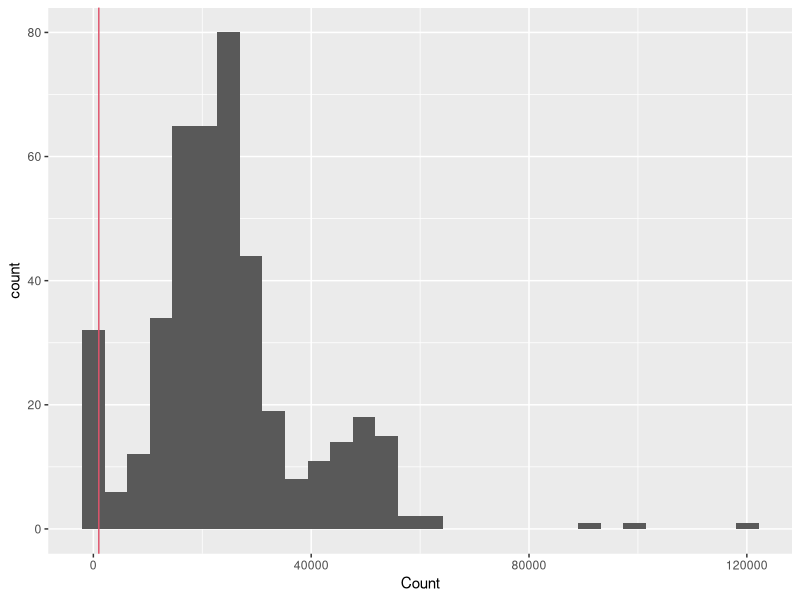
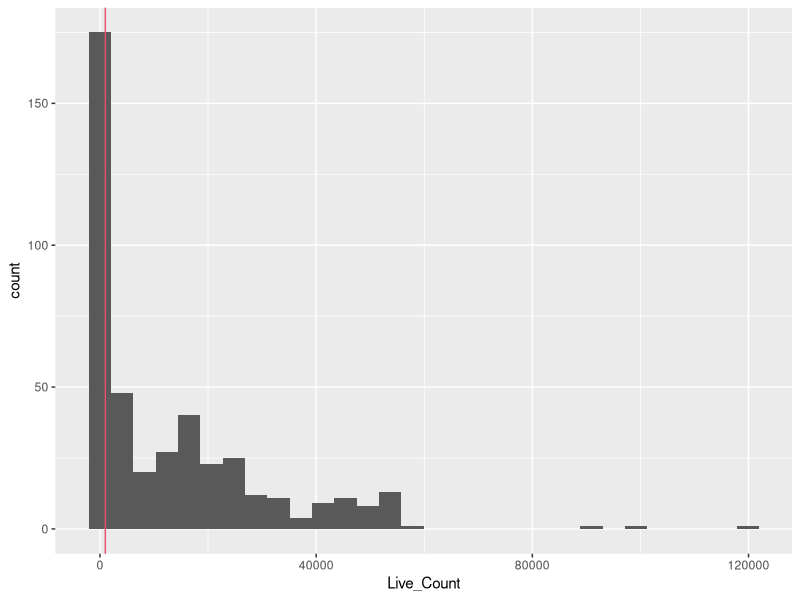
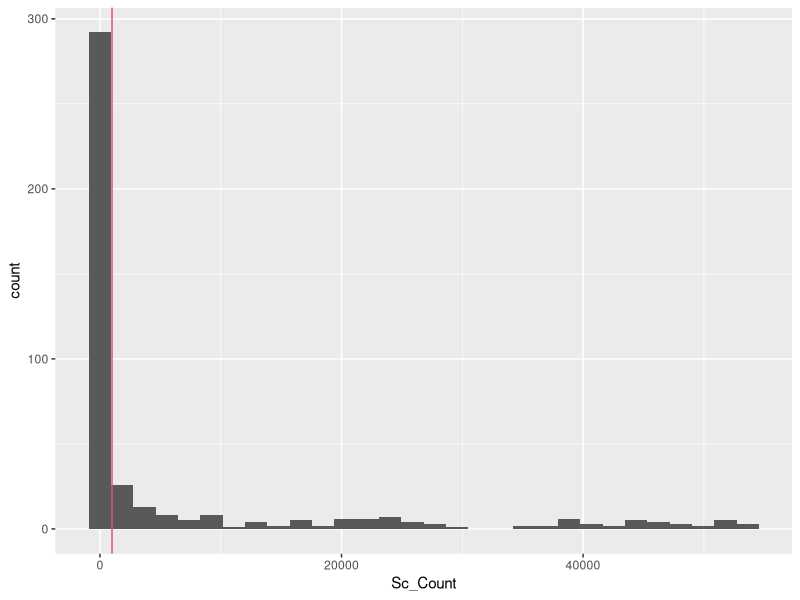
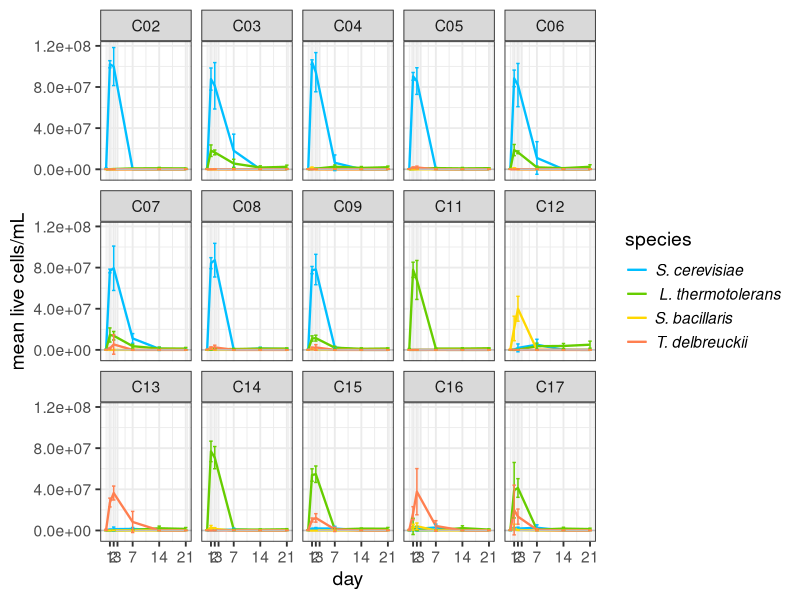
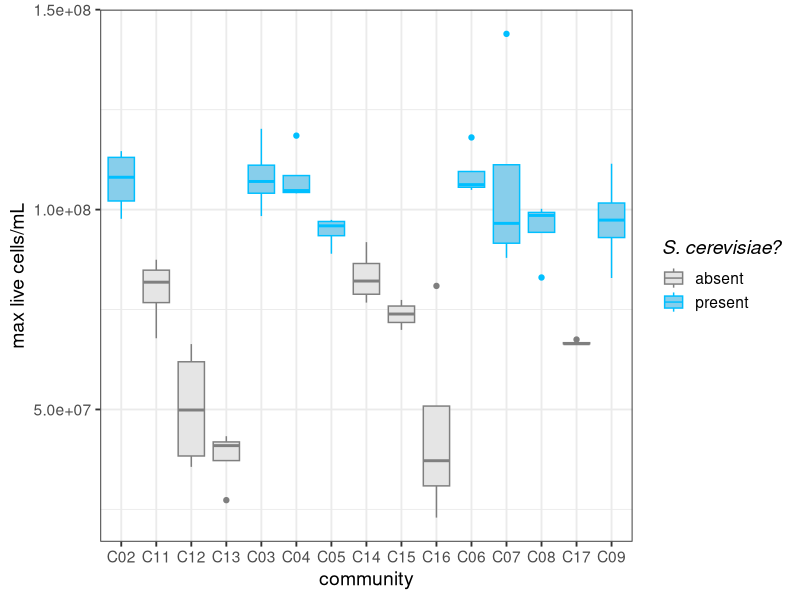
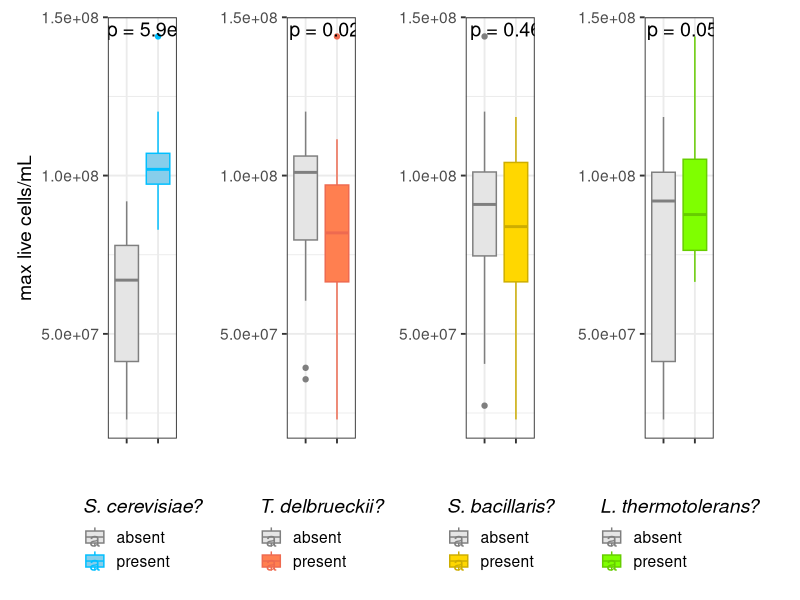
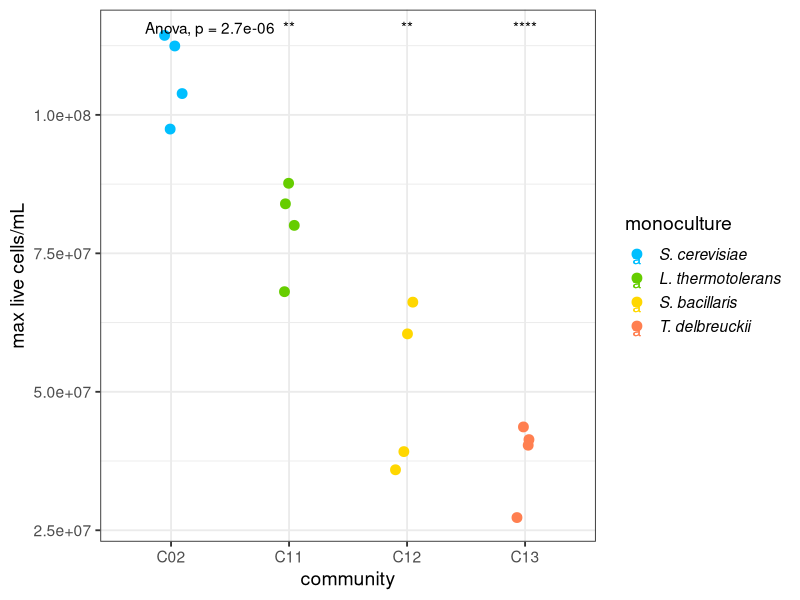

Here is the R script that generated these plots, in order: (Note: this script raises an error after producing the figures.)

##############################################################################################################
library(readxl)
library(tidyverse)
library(dplyr)
library(tidyr)
library(ggplot2)
library(car) # for ANOVAs
library(lme4) # for ANOVAs
library(vegan) #for posthoc 
library(emmeans) #for posthoc
library(patchwork)#for combining plots
library(ggpubr) # for t-test p-values on plots


# Loading and transforming data #####
# remember to rename top of columns in excel file (DONE)
setwd("")

# until script line 160 is data import
#round 1 import
day00.1 <- readxl::read_xlsx(path="cytometer_raw_EXCEL.xlsx", sheet = "r1_d00") 
day00.1 <- day00.1 %>%
  mutate(day = "d00") %>%
  mutate(round = "r01")

day01.1 <- readxl::read_xlsx(path="cytometer_raw_EXCEL.xlsx", sheet = "r1_d01") 
day01.1 <- day01.1 %>%
  mutate(day = "d01") %>%
  mutate(round = "r01")

day02.1 <- readxl::read_xlsx(path="cytometer_raw_EXCEL.xlsx", sheet = "r1_d02") 
day02.1 <- day02.1 %>%
  mutate(day = "d02") %>%
  mutate(round = "r01")
  
day07.1 <- readxl::read_xlsx(path="cytometer_raw_EXCEL.xlsx", "r1_d07")
day07.1 <- day07.1 %>%
  mutate(day = "d07") %>%
  mutate(round = "r01")

day14.1 <- readxl::read_xlsx(path="cytometer_raw_EXCEL.xlsx", sheet = "r1_d14")
day14.1 <- day14.1 %>%
  mutate(day = "d14") %>%
  mutate(round = "r01")

day21.1 <- readxl::read_xlsx(path="cytometer_raw_EXCEL.xlsx", sheet = "r1_d21")
day21.1 <- day21.1 %>%
  mutate(day = "d21") %>%
  mutate(round = "r01")


#round 2 import
day00.2 <- readxl::read_xlsx(path="cytometer_raw_EXCEL.xlsx", sheet = "r2_d00") 
day00.2 <- day00.2 %>%
  mutate(day = "d00") %>%
  mutate(round = "r02")

day01.2 <- readxl::read_xlsx(path="cytometer_raw_EXCEL.xlsx", sheet = "r2_d01") 
day01.2 <- day01.2 %>%
  mutate(day = "d01") %>%
  mutate(round = "r02")

day02.2 <- readxl::read_xlsx(path="cytometer_raw_EXCEL.xlsx", sheet = "r2_d02") 
day02.2 <- day02.2 %>%
  mutate(day = "d02") %>%
  mutate(round = "r02")

day07.2 <- readxl::read_xlsx(path="cytometer_raw_EXCEL.xlsx", "r2_d07")
day07.2 <- day07.2 %>%
  mutate(day = "d07") %>%
  mutate(round = "r02")

day14.2 <- readxl::read_xlsx(path="cytometer_raw_EXCEL.xlsx", sheet = "r2_d14")
day14.2 <- day14.2 %>%
  mutate(day = "d14") %>%
  mutate(round = "r02")

day21.2 <- readxl::read_xlsx(path="cytometer_raw_EXCEL.xlsx", sheet = "r2_d21")
day21.2 <- day21.2 %>%
  mutate(day = "d21") %>%
  mutate(round = "r02")


#round 3 import
day00.3 <- readxl::read_xlsx(path="cytometer_raw_EXCEL.xlsx", sheet = "r3_d00")
day00.3 <- day00.3 %>%
  mutate(day = "d00") %>%
  mutate(round = "r03")

day01.3 <- readxl::read_xlsx(path="cytometer_raw_EXCEL.xlsx", sheet = "r3_d01")
day01.3 <- day01.3 %>%
  mutate(day = "d01") %>%
  mutate(round = "r03")

day02.3 <- readxl::read_xlsx(path="cytometer_raw_EXCEL.xlsx", sheet = "r3_d02")
day02.3 <- day02.3 %>%
  mutate(day = "d02") %>%
  mutate(round = "r03")

day07.3 <- readxl::read_xlsx(path="cytometer_raw_EXCEL.xlsx", "r3_d07")
day07.3 <- day07.3 %>%
  mutate(day = "d07") %>%
  mutate(round = "r03")

day14.3 <- readxl::read_xlsx(path="cytometer_raw_EXCEL.xlsx", sheet = "r3_d14")
day14.3 <- day14.3 %>%
  mutate(day = "d14") %>%
  mutate(round = "r03")

day21.3 <- readxl::read_xlsx(path="cytometer_raw_EXCEL.xlsx", sheet = "r3_d21")
day21.3 <- day21.3 %>%
  mutate(day = "d21") %>%
  mutate(round = "r03")


#round 4 import
day00.4 <- readxl::read_xlsx(path="cytometer_raw_EXCEL.xlsx", sheet = "r4_d00")
day00.4 <- day00.4 %>%
  mutate(day = "d00") %>%
  mutate(round = "r04")

day01.4 <- readxl::read_xlsx(path="cytometer_raw_EXCEL.xlsx", sheet = "r4_d01")
day01.4 <- day01.4 %>%
  mutate(day = "d01") %>%
  mutate(round = "r04")

day02.4 <- readxl::read_xlsx(path="cytometer_raw_EXCEL.xlsx", sheet = "r4_d02")
day02.4 <- day02.4 %>%
  mutate(day = "d02") %>%
  mutate(round = "r04")

day07.4 <- readxl::read_xlsx(path="cytometer_raw_EXCEL.xlsx", "r3_d07")
day07.4 <- day07.4 %>%
  mutate(day = "d07") %>%
  mutate(round = "r04")

day14.4 <- readxl::read_xlsx(path="cytometer_raw_EXCEL.xlsx", sheet = "r4_d14")
day14.4 <- day14.4 %>%
  mutate(day = "d14") %>%
  mutate(round = "r04")

day21.4 <- readxl::read_xlsx(path="cytometer_raw_EXCEL.xlsx", sheet = "r4_d21")
day21.4 <- day21.4 %>%
  mutate(day = "d21") %>%
  mutate(round = "r04")

# combine all dataframes together
mydata <- rbind(day00.1, day01.1, day02.1, day07.1, day14.1, day21.1, 
                day00.2, day01.2, day02.2, day07.2, day14.2, day21.2,
                day00.3, day01.3, day02.3, day07.3, day14.3, day21.3,
                day00.4, day01.4, day02.4, day07.4, day14.4, day21.4 )


# transformation of the table
vec <- which(!is.na(mydata$parameter1))
for(i in 1:(length(vec))){
  val1 <- vec[i]
  val2 <- (vec[i+1])-1
  
  if(i == length(vec)){
    mydata$parameter1[val1:nrow(mydata)] <- mydata$parameter1[val1]
  }else{
    mydata$parameter1[val1:val2] <- mydata$parameter1[val1]
  }
}


vec2 <- which(!is.na(mydata$parameter2))
for(i in 1:(length(vec2))){
  val1 <- vec2[i]
  val2 <- (vec2[i+1])-1
  
  if(i == length(vec2)){
    mydata$parameter2[val1:nrow(mydata)] <- mydata$parameter2[val1]
  }else{
    mydata$parameter2[val1:val2] <- mydata$parameter2[val1]
  }
}


vec3 <- which(!is.na(mydata$groups))
for(i in 1:(length(vec3))){
  val1 <- vec3[i]
  val2 <- (vec3[i+1])-1
  
  if(i == length(vec3)){
    mydata$groups[val1:nrow(mydata)] <- mydata$groups[val1]
  }else{
    mydata$groups[val1:val2] <- mydata$groups[val1]
  }
}

vec4 <- which(!is.na(mydata$gates))
for(i in 1:(length(vec4))){
  val1 <- vec4[i]
  val2 <- (vec4[i+1])-1
  
  if(i == length(vec4)){
    mydata$gates[val1:nrow(mydata)] <- mydata$gates[val1]
  }else{
    mydata$gates[val1:val2] <- mydata$gates[val1]
  }
}

mytidy <- mydata %>% slice(6:n())

#remove junk rows & repeat columns
myclean <- mytidy %>%
  filter(Sample != "Sample") %>%
  filter(Group != "NA") %>% 
  select(-c("Group", "Workspace", "Autogate Status" ))#check that it is all "Group" workspace 

#renaming things
myclean <- myclean %>% 
  mutate(gates = str_replace(gates,  "Gate: Bb", "Bb")) %>%  
  mutate(gates = str_replace(gates,  "Gate: Brett?", "Brett")) %>%  
  mutate(gates = str_replace(gates,  "Gate: Live", "Live")) %>%
  mutate(gates = str_replace(gates,  "Gate: Dead", "Dead")) %>%
  mutate(gates = str_replace(gates,  "Gate: All Events", "All Events")) %>%
  mutate(gates = str_replace(gates,  "Gate: Noise", "Noise")) %>%
  mutate(gates = str_replace(gates,  "Gate: Lt - mCh", "Lt")) %>%
  mutate(gates = str_replace(gates,  "Gate: Sb/Td - GFP/mCit", "Sb/Td")) %>%
  # mutate(gates = str_replace(gates,  "Gate: Sc BC3 - mCit+mCh", "Sc")) %>% #wont work :()
  mutate(gates = str_replace(gates,  "Gate: LpSyto9", "Lp")) %>%
  mutate(gates = str_replace(gates,  "Gate: Levures", "Levures")) %>%
  mutate(gates = str_replace(gates,  "Gate: Sb", "Sb")) %>%
  mutate(gates = str_replace(gates,  "Gate: Td", "Td")) 

#fix long names
myclean$parameter1 <- gsub(".*X Parameter: ","", myclean$parameter1) 
myclean$parameter2 <- gsub(".*Y Parameter: ","", myclean$parameter2) 
myclean$gates <- gsub(".*mCh","Sc", myclean$gates) #won't work above, so will change here
myclean$groups <- gsub(".*Group: ","", myclean$groups) 

# make numeric
myclean$Count <- as.numeric(myclean$Count)
myclean$Concentration <- as.numeric(myclean$Concentration)
myclean$`%Total` <- as.numeric(myclean$`%Total`)
myclean$`%Gated` <- as.numeric(myclean$`%Gated`)

#myclean$Sample[myclean$Sample == "D9"] <- "C01"
# write_csv(myclean, "myclean.csv")

# check for weird to remove
unique(myclean$gates) # list all gate options (weird to maybe remove? = Gate: R1, Brett?, Noise? )
unique(myclean$Sample) # check for weird things (currently to remove ="C01(1)", "D09", "F9", "C10_2")
unique(myclean$groups) 

# need to try and remove junk values 
myclean <- myclean %>% 
  filter(Sample != "C01(1)") %>% 
  filter(Sample != "D9") %>% 
  filter(Sample != "F9") %>% 
  filter(Sample != "C10_2")
unique(myclean$Sample) # check again 


## Select for total yeast #######
my_Total_population <- myclean %>%
  filter(parameter1 == "FSC-A") %>%
  filter(parameter2 == "SSC-A") %>%
  filter(gates == "Levures") %>%
  filter(groups == "IP") %>%
  mutate(type = "Total_population") %>%
  select(-parameter1, -parameter2,-gates, -groups,-Gate) %>%
  rename("Total_Concentration" = Concentration)

#table(my_Total_population$Sample, my_Total_population$day)

my_Total_population %>%
  # filter(Count > 1000) %>%
  ggplot(aes(x = Count)) +
  geom_histogram() +
  geom_vline(xintercept = 1000, col = 2)


## Live cells concentration ####
my_live_population <- myclean %>%
  filter(parameter1 == "BL3-H") %>%
  filter(parameter2 == "SSC-H") %>%
  filter(gates == "Live") %>%
  filter(groups == "IP") %>%
  mutate(type = "Live_population") %>%
  select(-parameter1, -parameter2,-gates, -groups,-Gate) %>%
  rename("Live_Concentration" = Concentration,
         "Live_Count" = Count)

my_live_population %>%
  filter(Live_Count < 1000) %>%
  as.data.frame()

my_live_population %>%
  ggplot(aes(x = Live_Count)) +
  geom_histogram() +
  geom_vline(xintercept = 1000, col = 2)

# not sure what this is ???
sum(my_live_population$Live_Count < 1000) / nrow(my_live_population) * 100


## Sc concentration ####
my_Sc_population <- myclean %>%
  filter(parameter1 == "YL2-H") %>%
  filter(parameter2 == "BL1-H") %>%
  filter(gates == "Sc") %>%
  filter(groups == "IP") %>%
  mutate(type = "Sc_population") %>%
  select(-parameter1, -parameter2,-gates, -groups,-Gate) %>%
  rename("Sc_Concentration" = Concentration,
         "Sc_Count" = Count)

my_Sc_population %>%
  filter(Sc_Count < 1000) %>%
  as.data.frame()

my_Sc_population %>%
  ggplot(aes(x = Sc_Count)) +
  geom_histogram() +
  geom_vline(xintercept = 1000, col = 2)

# again, not sure what this is?
sum(my_Sc_population$Sc_Count < 1000)/nrow(my_Sc_population) * 100

## Sb concentration ####
my_Sb_population <- myclean %>%
  filter(parameter1 == "VL2-H") %>%
  filter(parameter2 == "SSC-H") %>%
  filter(gates == "Sb") %>%
  filter(groups == "IP") %>%
  mutate(type = "Sb_population") %>%
  select(-parameter1, -parameter2,-gates, -groups,-Gate) %>%
  rename("Sb_Concentration" = Concentration,
         "Sb_Count" = Count)

## Lt concentration ####
my_Lt_population <- myclean %>%
  filter(parameter1 == "YL2-H") %>%
  filter(parameter2 == "BL1-H") %>%
  filter(gates == "Lt") %>%
  filter(groups == "IP") %>%
  mutate(type = "Lt_population") %>%
  select(-parameter1, -parameter2,-gates, -groups,-Gate) %>%
  rename("Lt_Concentration" = Concentration,
         "Lt_Count" = Count)

## Td concentration ####
my_Td_population <- myclean %>%
  filter(parameter1 == "VL2-H") %>%
  filter(parameter2 == "SSC-H") %>%
  filter(gates == "Td") %>%
  filter(groups == "IP") %>%
  mutate(type = "Td_population") %>%
  select(-parameter1, -parameter2,-gates, -groups,-Gate) %>%
  rename("Td_Concentration" = Concentration,
         "Td_Count" = Count)

## see where noise is (i.e., counts that are in negative control with PBS+IP)
noise_Sc <- my_Sc_population %>% filter(Sample=="PBS+IP")
noise_Sb <- my_Sb_population %>% filter(Sample=="PBS+IP")
noise_Td <- my_Td_population %>% filter(Sample=="PBS+IP")
noise_Lt <- my_Lt_population %>% filter(Sample=="PBS+IP") #can see noise is in the Lt gate...

# check that tables were actually made
table(my_live_population$Sample, my_live_population$day)
table(my_Sc_population$Sample,my_Sc_population$day)
table(my_Sb_population$Sample,my_Sb_population$day)
table(my_Lt_population$Sample,my_Lt_population$day)
table(my_Td_population$Sample,my_Td_population$day)

# Fusionner les tableaux 
TOTAL <- my_Total_population  %>% select(day, Sample, round, Count, Total_Concentration)
LIVE <- my_live_population  %>% select(day, Sample, round, Live_Count, Live_Concentration)
SC <- my_Sc_population  %>% select(day, Sample, round, Sc_Count, Sc_Concentration)
SB <- my_Sb_population  %>% select(day, Sample, round, Sb_Count, Sb_Concentration)
LT <- my_Lt_population  %>% select(day, Sample, round, Lt_Count, Lt_Concentration)
TD <- my_Td_population  %>% select(day, Sample, round, Td_Count, Td_Concentration)

fused <- left_join(LIVE, SC) %>%
  left_join(SB) %>%
  left_join(LT) %>%
  left_join(TD) %>%
  left_join(TOTAL) 

# calculate proportion of each species from total live
fused <- fused %>%
  mutate(Sc_prop = Sc_Concentration/Live_Concentration) %>%
  mutate(Sb_prop = Sb_Concentration/Live_Concentration) %>%
  mutate(Lt_prop = Lt_Concentration/Live_Concentration) %>%
  mutate(Td_prop = Td_Concentration/Live_Concentration) %>%
  mutate(percent_alive = Live_Concentration/Total_Concentration*100)

wrong <- fused %>% filter(percent_alive >=100) # check that there's 0 cases where live_concentration > total_concentration


#### Loading the META dataset of dilution factor, species compositions, species richness
mydilutions <- readxl::read_xlsx(path="META_cyto.xlsx")  %>%
  pivot_longer(cyto_d00:cyto_d21, names_to = "day", values_to = "dilution") %>% 
  separate(day, c("A", "day")) %>% 
  select(-A) %>%
  rename("Sample" = comm)
  
## fusion of the two tables [JOINED dataframe]
joined <- left_join(fused, mydilutions)

# concentration calculation with the dilutions 
# 1000 is to change from uL to mL
joined <- joined %>%
  mutate(Live_Concentration = Live_Concentration*dilution*1000) %>%
  mutate(Sc_Concentration = Sc_Concentration*dilution*1000) %>%
  mutate(Sb_Concentration = Sb_Concentration*dilution*1000) %>%
  mutate(Lt_Concentration = Lt_Concentration*dilution*1000) %>%
  mutate(Td_Concentration = Td_Concentration*dilution*1000) %>%
  mutate(Total_Concentration = Total_Concentration*dilution*1000)

# keep only rows referring to communities 
joined <- joined %>% 
  filter(Sample != "IP") %>% 
  filter(Sample != "PBS+IP") %>% 
  filter(Sample != "IP+Syto9") %>% 
  filter(Sample != "Syto9") %>%
  filter(day !=14 | round != "r02") %>% # I think I forgot IP here, so remove this data...
  filter(Live_Count > 200) %>% #remove background junk (4 data points)
  filter(percent_alive < 10000) 
  
# turn day into numeric 
joined$day <- gsub(".*d","", joined$day)
joined$day <- as.numeric(joined$day )






####### CONCENTRATIONS ##########
## [mylong_conc dataframe]
## make day numeric, make into long format for proportions and concentrations
mylong_conc <- joined %>% 
  select(day, Sample, round, Sc_Concentration, Sb_Concentration, Lt_Concentration, Td_Concentration) %>%
  pivot_longer(
    cols = Sc_Concentration:Td_Concentration,
    values_to = "concentration",
    names_to = "species"
  ) %>%
  mutate(species = factor(species,  #just reorder so Sc first, matches order in other plots
        levels = c("Sc_Concentration", "Lt_Concentration", "Sb_Concentration", "Td_Concentration"))) 

##### CONCENTRATIONS PLOTS = fig. 4 and S4 (feb. 2024). good size = 
mylong_conc %>%
  # filter(day > 4) %>%
  filter(Sample != "C01") %>%
  filter(Sample != "C10") %>%
  group_by(day, Sample, species) %>%
  summarise_if(is.numeric, c(mean, sd), na.rm = TRUE) %>%
  ggplot(aes(x = day, y = fn1, col = species, group = species)) +
  scale_colour_manual(
    values = c("deepskyblue","chartreuse3", "gold",  "coral"),
    breaks = c("Sc_Concentration","Lt_Concentration", "Sb_Concentration",  "Td_Concentration"),
    labels = list(
      expression(italic("S. cerevisiae")),
      expression(italic("L. thermotolerans")),
      expression(italic("S. bacillaris")),
      expression(italic("T. delbreuckii"))
    )
  ) +
  # geom_ribbon(aes(ymin = 0, ymax = 10^4), fill = "grey", alpha = 0.2) + # for figS4 log10 scale
  geom_line(size = 0.8) +
  geom_hline(yintercept=10^4, colour = "grey") +
  geom_errorbar(aes(ymin = fn1 - fn2, ymax = fn1 + fn2)) +
  facet_wrap(~Sample, ncol = 5) +
  theme_bw(base_size = 14) +
  scale_x_continuous(breaks = c(1, 2, 3, 7, 14, 21)) +
  # scale_y_log10() +# for figS4 log10 scale
  labs(y = "mean live cells/mL") +
  theme(legend.text = element_text(hjust = -0.1))




#### PLOTS of MAX POPLN SIZE #####
max_conc <- joined %>%
group_by(Sample, round, Sc, Lt, Td, Sb, richness) %>%
  summarise(max_conc = max(Live_Concentration, na.rm = TRUE) )

max_conc <- max_conc %>% 
  filter(Sample != "C01" ) %>% #remove just Sc control 
  filter(Sample != "C10" ) #remove just Bb and Lp control 

# check max counts make sense (i.e., lower in NS communities, varied in C10, )
# Create a factor variable with the desired order
richness_order <- c("C02", "C11", "C12", "C13", 
                    "C03", "C04", "C05", "C14", "C15", "C16",
                    "C06", "C07", "C08", "C17",
                    "C09")  # Fill in the desired order
# reorder by richness
max_conc$Sample <- factor(max_conc$Sample, levels = richness_order)

# plot fig. 5A (feb 2024): 6x10 good pdf export size
max_conc <- max_conc %>%
  mutate(richness_label = paste0("", richness)) # used to label with richenss levels

max_conc %>% 
  ggplot(aes(x = Sample, y = max_conc, color = Sc, fill = Sc)) +
  geom_boxplot() +
  scale_fill_manual(
    values = c("grey90", "skyblue"), 
    labels = c("absent", "present")) +  # Set the legend labels for fill
  scale_colour_manual(
    values = c("grey50", "deepskyblue"), 
    labels = c("absent", "present")) +  # Set the legend labels for color
  labs(y = "max live cells/mL", x = "community", color = "S. cerevisiae?", fill = "S. cerevisiae?") +  # Change both legend titles
  theme_bw(base_size = 14) +
  theme(
    legend.title = element_text(face = "italic"),
    legend.position = "right"
    )
# +
  # geom_text(aes(label = richness_label, y = -0.5), vjust = 0, size = 4)  # Plotting richness below x-axis labels


# plots for fig. 5 B-D (feb. 2024)

# plot Sc. vs. non.Sc max_conc %>% 
plot2 <- max_conc %>% 
  ggplot(aes(x = Sc, y = max_conc, color=Sc, fill = Sc)) +
  geom_boxplot() +
  scale_fill_manual(
    values = c("grey90", "skyblue"), 
    labels = c("absent", "present")) +  # Set the legend labels for fill
  scale_colour_manual(
    values = c("grey50", "deepskyblue"), 
    labels = c("absent", "present")) +  # Set the legend labels for color
  labs(y = "max live cells/mL", x = "", color = "S. cerevisiae?", fill = "S. cerevisiae?", size =20) +  # Change both legend titles
  theme_bw(base_size = 14) +
  theme(legend.title = element_text(face = "italic"),
        legend.position = "bottom",
        legend.direction = "vertical",
        axis.text.x = element_blank())  +
  stat_compare_means(method = "t.test", label = "p.format", size = 5)  # Add p-value comparisons between groups

# plot Td vs. non.Td 
plot3 <- max_conc %>% 
  ggplot(aes(x = Td, y = max_conc, color=Td, fill = Td)) +
  geom_boxplot() +
  scale_fill_manual(
    values = c("grey90", "coral"), 
    labels = c("absent", "present")) +  # Set the legend labels for fill
  scale_colour_manual(
    values = c("grey50", "coral2"), 
    labels = c("absent", "present")) +  # Set the legend labels for color
  labs(y = "", x = "", color = "T. delbrueckii?", fill = "T. delbrueckii?") +  # Change both legend titles
  theme_bw(base_size = 14) +
  theme(legend.title = element_text(face = "italic"),
        legend.position = "bottom",
        legend.direction = "vertical",
        axis.text.x = element_blank())  +
  stat_compare_means(method = "t.test", label = "p.format", size = 5)  # Add p-value comparisons between groups


# plot Sb vs. non Sb 
plot4 <- max_conc %>% 
  ggplot(aes(x = Sb, y = max_conc, color=Sb, fill = Sb)) +
  geom_boxplot() +
  scale_fill_manual(
    values = c("grey90", "gold"), 
    labels = c("absent", "present")) +  # Set the legend labels for fill
  scale_colour_manual(
    values = c("grey50", "gold3"), 
    labels = c("absent", "present")) +  # Set the legend labels for color
  labs(y = "", x = "", color = "S. bacillaris?", fill = "S. bacillaris?") +  # Change both legend titles
  theme_bw(base_size = 14) +
  theme(legend.title = element_text(face = "italic"),
        legend.position = "bottom",
        legend.direction = "vertical",
        axis.text.x = element_blank())  +
  stat_compare_means(method = "t.test", label = "p.format", size = 5)  # Add p-value comparisons between groups


# plot Lt vs. non Lt 
plot5 <- max_conc %>% 
  ggplot(aes(x = Lt, y = max_conc, color=Lt, fill = Lt)) +
  geom_boxplot() +
  scale_fill_manual(
    values = c("grey90", "chartreuse1"), 
    labels = c("absent", "present")) +  # Set the legend labels for fill
  scale_colour_manual(
    values = c("grey50", "chartreuse3"), 
    labels = c("absent", "present")) +  # Set the legend labels for color
  labs(y = "", x = "", color = "L. thermotolerans?", fill = "L. thermotolerans?") +  # Change both legend titles
  theme_bw(base_size = 14) +
  theme(legend.title = element_text(face = "italic"),
        legend.position = "bottom",
        legend.direction = "vertical",
        axis.text.x = element_blank())  +
  stat_compare_means(method = "t.test", label = "p.format", size = 5) # Add p-value comparisons between groups

# Combine plots (good size is 6x10 for pdf export)
combined_plots <-  plot2 + plot3 + plot4 + plot5 + plot_layout(ncol = 5)
combined_plots


#### ANOVAs of max CFUs
# suppl. Table S9
# compare 4 monocultures (Sc = C02, Lt = C11, Sb = C12, Td = C13)
max_conc2 <- max_conc %>% filter(richness == 1)
lm_rich <- lm(max_conc ~ Sample, data = max_conc2) 
Anova(lm_rich, type = 3)  
summary(lm_rich)

# plot maxCFU of monocultures fig. S5
max_conc2 %>% 
  ggplot(aes(x = Sample, y = max_conc, colour= Sample)) +
  geom_jitter(size = 3, width = 0.1) +
  scale_colour_manual(
    values = c("deepskyblue","chartreuse3", "gold",  "coral"),
    labels = list(
      expression(italic("S. cerevisiae")),
      expression(italic("L. thermotolerans")),
      expression(italic("S. bacillaris")),
      expression(italic("T. delbreuckii"))
    )) +
  labs(y = "max live cells/mL", x = "community", fill = "monoculture", colour = "monoculture") +  # Change both legend titles
  theme_bw(base_size = 14)+
  stat_compare_means(method = "anova")+      
  stat_compare_means(label = "p.signif", method = "t.test",
                     ref.group = "C02")   


# all communities 
max_conc2 <- max_conc 
# %>% filter(richness != 4) # remove because only 1 pop'ln has 4 species
# 
# #for Thibault's help 
# write.csv(max_conc2, "max_conc_Sb_problem.csv", row.names= TRUE)

# richness and all species (problem with including Sb...) 
# Suppl. Table S10
lm_rich <- lm(formula = max_conc ~ Sc + Lt + Td + Sb + as.factor(richness) , data = max_conc2)
Anova(lm_rich, type = 3)  
summary(lm_rich)

# species effects only
# Suppl. Table S11
lm_rich <- lm(formula = max_conc ~ + Sc + Lt + Td + Sb, data = max_conc2)
Anova(lm_rich, type = 3)  
summary(lm_rich)

# # richness only, species effects excluded 
# lm_rich <- lm(max_conc ~ as.factor(richness), data = max_conc2) 
# Anova(lm_rich, type = 3)  
# summary(lm_rich)

# # richness and Sc effect 
# lm_rich <- lm(max_conc ~ as.factor(richness) + Sc, data = max_conc2) 
# Anova(lm_rich, type = 3)  
# summary(lm_rich) 
# emmeans(lm_rich, pairwise ~ richness) 














# # for each species alone (i.e., t-test,), use ALL DATA (dataframe "max_conc" not "max_conc2")
# lm_1species <- lm(max_conc ~  Sb, data = max_conc) 
# Anova(lm_1species, type = 3)  
# summary(lm_1species) 


# both richness and identity (can't do both....)
# max_conc2 <- max_conc %>% filter(richness != 4)# remove because only 1 pop'ln has 4 species
# lm_species_richness <- lm(max_conc ~ Sc + Lt + Td + Sb + richness, data = max_conc2) 
# Anova(lm_species_richness, type = 3)  
# summary(lm_species_richness)


# no interaction (species identity)
# # lm_species <- lm(max_conc ~ richness , data = max_conc) 
# lm_species <- lm(max_conc ~ richness + Sc, data = max_conc)
# Anova(lm_species, type = 3)  
# summary(lm_species) # all significant except Sb (Sc+, Lt+, Td- )
# # emmeans(lm_species, pairwise ~ Sc|Lt|Td|Sb) 


# # interactions
# lm_species <- lm(max_conc ~ Sc * Lt * Td * Sb, data = max_conc) 
# Anova(lm_species, type = 3)  
# summary(lm_species) # only Sc (+) and Td (-) significant when interactions included
# # emmeans(lm_species, pairwise ~ Sc|Lt|Td|Sb) 


# # S. cerevisiae
# lm_Sc <- lm(max_conc ~ Sc, data = max_conc) 
# Anova(lm_Sc, type = 3)  
# # summary(lm_Sc)
# emmeans(lm_Sc, pairwise ~ Sc) # + effect of Sc (p < 0.0001)
# 
# # L. thermotolerans 
# lm_Lt <- lm(max_conc ~ Lt, data = max_conc) 
# Anova(lm_Lt, type = 3)  
# # summary(lm_Lt)
# emmeans(lm_Lt, pairwise ~ Lt) # marginal + effect of Lt (p = 0.04727)
# 
# # T. delbrueckii 
# lm_Td <- lm(max_conc ~ Td, data = max_conc) 
# Anova(lm_Td, type = 3)  
# # summary(lm_Td)
# emmeans(lm_Td, pairwise ~ Td) # small - effect of Td (p = 0.03792)
# 
# # S. bacillaris 
# lm_Sb <- lm(max_conc ~ Sb, data = max_conc) 
# Anova(lm_Sb, type = 3)  
# # summary(lm_Sb)
# emmeans(lm_Sb, pairwise ~ Sb) # no effect of Sb (p = 0.523)







# ############ PROPORTIONS (not good b/c doesn't account for actual cell #s) #######
# # just testing things (percent alive for each species)
# mylong_prop <- joined %>%
#   select(day, Sample, round, Sc_prop, Sb_prop, Lt_prop, Td_prop) %>%
#   pivot_longer(
#     cols = Sc_prop:Td_prop,
#     values_to = "proportion",
#     names_to = "species"
#   )
# alanna <- joined %>%
#   select(day, Sample, round, Sc_prop, Sb_prop, Lt_prop, Td_prop, percent_alive) %>%
#   pivot_longer(
#     cols = Sc_prop:Td_prop,
#     values_to = "proportion",
#     names_to = "species"
#   )
# # 
# alanna <- alanna %>% mutate(prop_alive = proportion*percent_alive)
# 
# alanna %>%
#   group_by(day, Sample, species) %>%
#   summarise_if(is.numeric, c(mean, sd), na.rm = TRUE) %>%
#   ggplot(aes(x = day, y = prop_alive_fn1, col = species, group = species)) +
#   scale_colour_manual(values=c("chartreuse3", "gold", "deepskyblue", "coral"))+
#   geom_line(size=1) +
#   geom_errorbar(aes(ymin=prop_alive_fn1-prop_alive_fn2, ymax=prop_alive_fn1+prop_alive_fn2))+
#   facet_wrap(~Sample) +
#   theme_bw(base_size = 15) +
#   theme(axis.text.x = element_text(angle = 90)) +
#   labs(y = "proportion alive")
# 
# ### line graph
# mylong_prop%>%
#   group_by(day, Sample, species) %>%
#   summarise_if(is.numeric, c(mean, sd), na.rm = TRUE) %>%
#   ggplot(aes(x = day, y = fn1, col = species, group = species)) +
#   scale_colour_manual(values=c("chartreuse3", "gold", "deepskyblue", "coral"))+
#   geom_line(size=0.8) +
#   geom_errorbar(aes(ymin=fn1-fn2, ymax=fn1+fn2))+
#   facet_wrap(~Sample) +
#   theme_bw(base_size = 15) +
#   theme(axis.text.x = element_text(angle = 90)) +
#   labs(y = "proportion")















###### graphs currently not used ########

# # plot live cells over time
# joined %>%
#   group_by(Sample, day) %>%
#   summarise(mean_Live_Concentration = mean(Live_Concentration),
#             se_Live_Concentration = sd(Live_Concentration) / sqrt(n())) %>%
#   ggplot(aes(x = day, y = mean_Live_Concentration, group = Sample, color = Sample)) +
#   geom_line(size = 1) +
#   geom_errorbar(aes(ymin = mean_Live_Concentration - se_Live_Concentration,
#                     ymax = mean_Live_Concentration + se_Live_Concentration),
#                 width = 0.2,
#                 color = "black", size = 0.5) +
#   geom_hline(yintercept = 10^6, linetype = 'dashed', 
#              col = 'lightblue', linewidth = 0.75) +
#   labs(y = "TOTAL live cells/mL") + 
#   theme_bw() +
#   scale_x_continuous(breaks = c(0, 1, 2, 7, 14, 21)) +
#   scale_y_log10() +
#   facet_wrap(~Sample)
# 
# 
# 
# 
# # Graph of live proportion 
# joined %>%
#   mutate(percent_dead = 100 - percent_alive)%>%
#   select(day, Sample, round, dead = percent_dead, live = percent_alive) %>%
#   group_by(day, Sample) %>%
#   summarise_if(is.numeric, mean, na.rm = TRUE) %>%
#   pivot_longer(dead:live,names_to = "statu", values_to = "percentage") %>%
#   ggplot(aes(x = as.factor(day), y = percentage, fill = statu)) +
#   geom_bar(stat = "identity") +
#   facet_wrap(~Sample)
# 
# joined %>%
#   filter(day == 0) %>%
#   select(day, Sample, round,Sc_prop,   Sb_prop, Lt_prop,Td_prop) %>%
#   group_by(day, Sample) %>%
#   summarise_if(is.numeric, mean, na.rm = TRUE) %>%
#   pivot_longer(Sc_prop:Td_prop,names_to = "Species", values_to = "percentage") %>%
#   ggplot(aes(x = Sample, y = percentage, fill = Species)) +
#   scale_fill_manual(values=c("chartreuse3", "gold", "deepskyblue", "coral"))+
#   ggtitle("live proportion: day 0") +
#   geom_bar(stat = "identity")
# 
# joined %>%
#   # filter(day != 21) %>%
#   # filter(day != 14) %>%
#   # filter(day != 7) %>%
#   select(day, Sample, round,Sc_prop,   Sb_prop, Lt_prop,Td_prop) %>%
#   group_by(day, Sample) %>%
#   summarise_if(is.numeric, mean, na.rm = TRUE) %>%
#   pivot_longer(Sc_prop:Td_prop,names_to = "Species", values_to = "percentage") %>%
#   ggplot(aes(x = Sample, y = percentage, fill = Species)) +
#   scale_fill_manual(values=c("chartreuse3", "gold", "deepskyblue", "coral"))+
#   geom_bar(stat = "identity") +
#   facet_wrap(~day, ncol = 1)
# 
# 
# joined %>% # PROBLEM: C10 not looking much different than others. almost as if C10 & C11 switched in day 3
#   filter(day != 21) %>%
#   filter(day != 14) %>%
#   filter(day != 7) %>%
#   select(day, Sample, round,Sc_Concentration,   Sb_Concentration, Lt_Concentration,Td_Concentration) %>%
#   group_by(day, Sample) %>%
#   summarise_if(is.numeric, mean, na.rm = TRUE) %>%
#   pivot_longer(Sc_Concentration:Td_Concentration,names_to = "Species", values_to = "Population") %>%
#   ggplot(aes(x = Sample, y = log10(Population), fill = Species)) +
#   geom_bar(stat = "identity") +
#   facet_wrap(~day, ncol = 1)
# 
